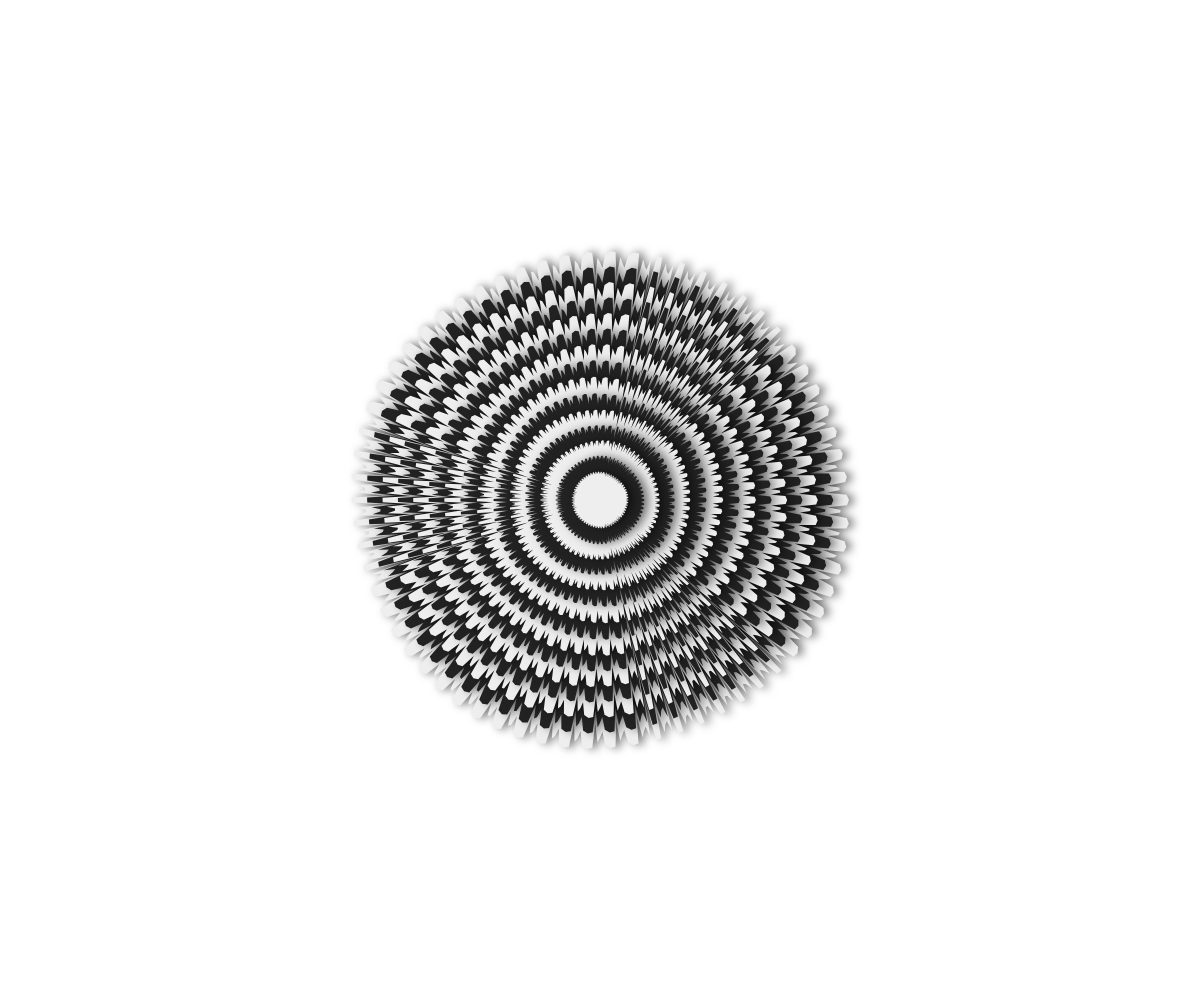
Frame 1 (no input)
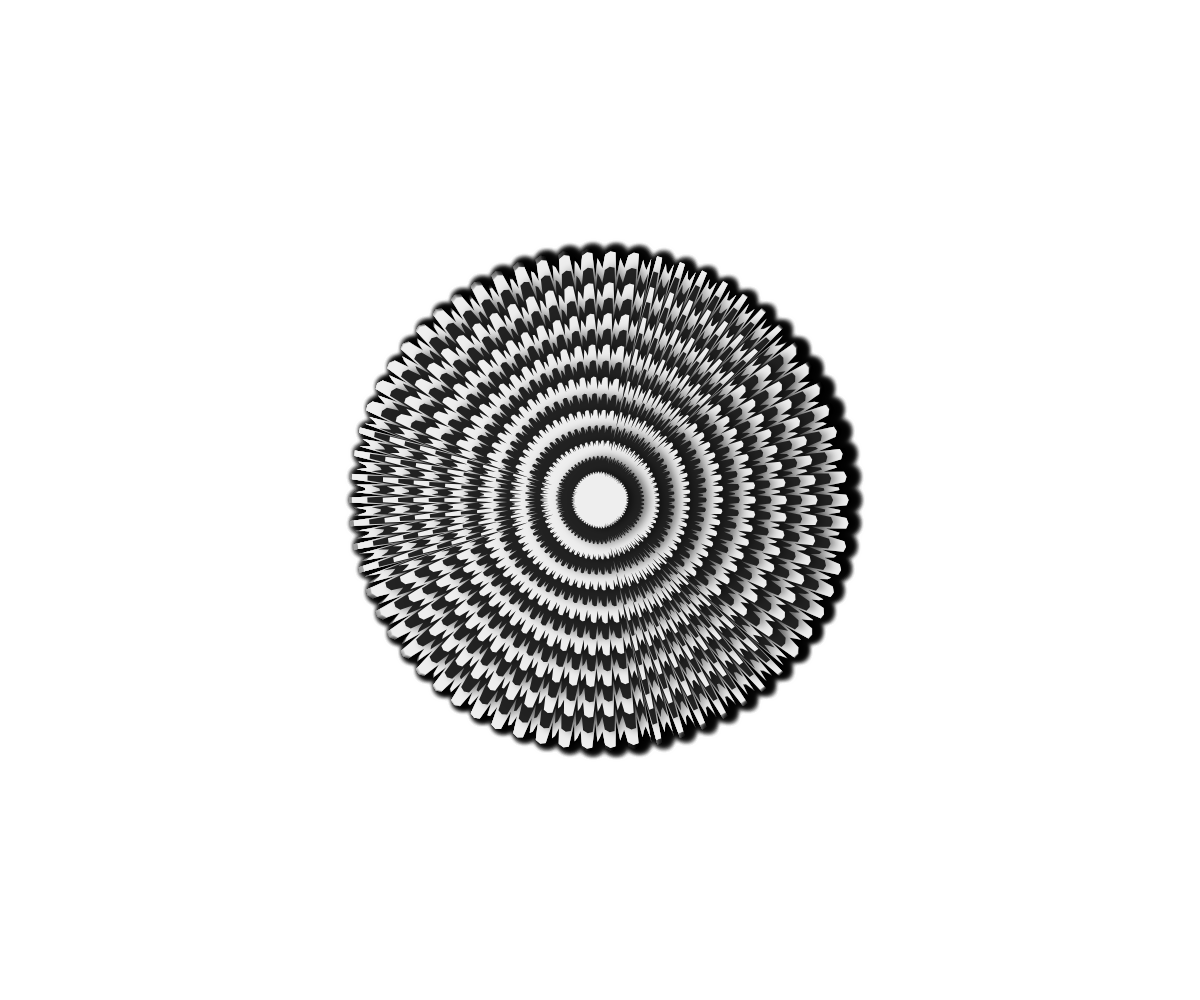
Frame 60 (no input)
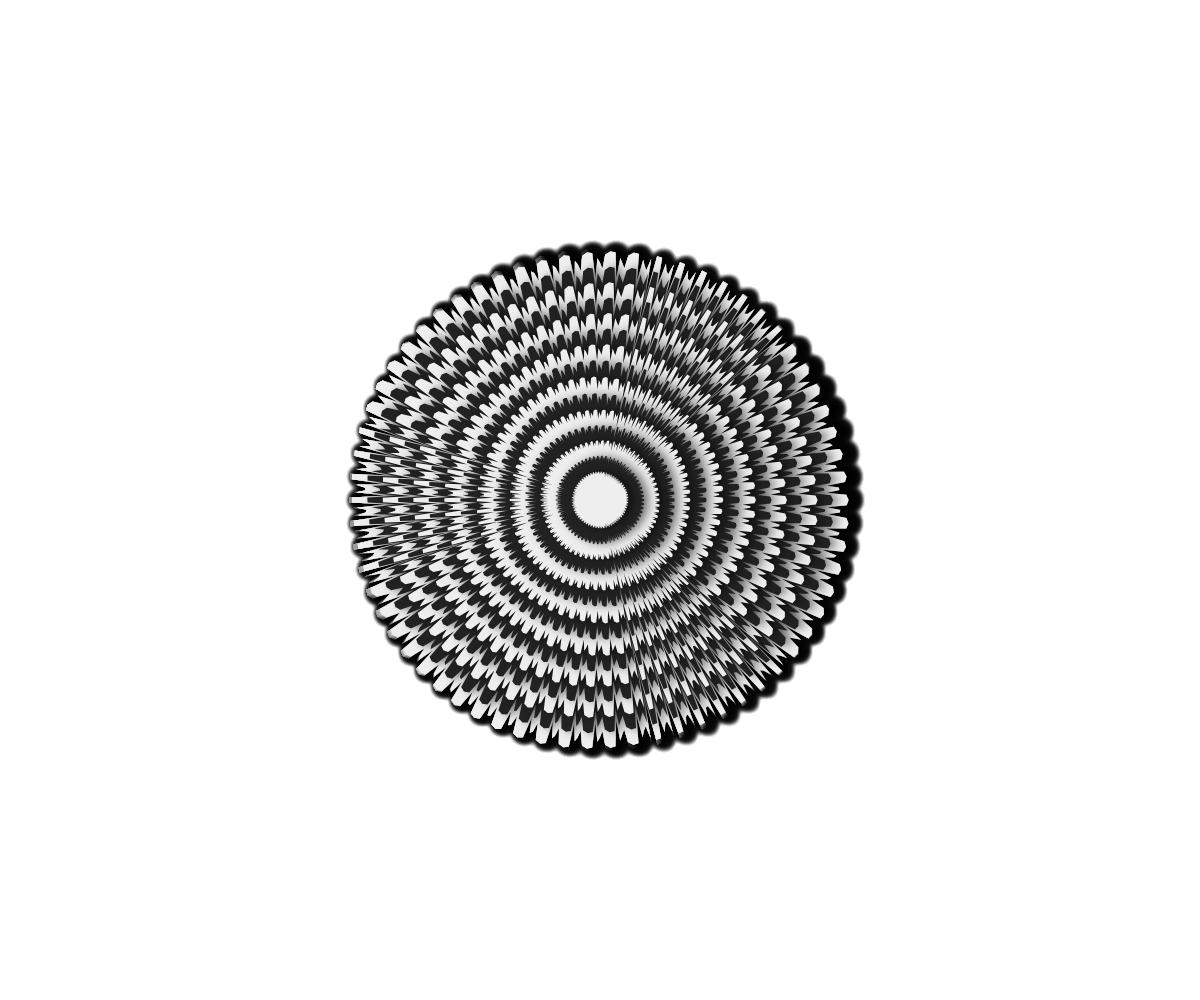
Frame 120 (the mouse pressed at the canvas centre since frame 60)

The p5.js sketch that drew these frames (run headless with seeded random() and noise() and a simulated clock; from frame 60 on, the mouse is pressed at the canvas centre):

// p5.js sketch
// ── sketch.js
var num = 600,
	frms = 60,
	z = 15,
	n = 100;
var angle = 0,
	theta = 0;

function setup() {
	createCanvas(windowWidth, windowHeight);
	pg = createGraphics(width, height);
	for (var i = 0; i < n; i++) {
		pg.noStroke();
		pg.fill(map(i, 0, n, 100, 255));
		var sz = map(i, 0, n, width * 1.5, 5);
		pg.ellipse(width / 2, height / 2, sz, sz);
	}
	noStroke();
	setShadow(5, 5, 10, "rgba(0,0,0,0.55)");
}

function draw() {
	//background(238);
	//image(pg,0,0);
	translate(width / 2, height / 2);

	var h = height / 2;
	for (var i = 0; i < z; i++) {
		f = (i % 2 === 0) ? 238 : 34;
		drawThing(h - (h * .95 / z * i), f, i);
	}

	theta += TWO_PI / frms;
	//if (frameCount<frms) saveFrame("img/image-###.gif");
}

function drawThing(diam, col, n) {
	fill(col);
	beginShape();
	var d = 0;
	for (var i = 0; i < num; i++) {
		var offSet = PI / z * n;
		var angle = TWO_PI / num * i;
		var s = 0.7 + .03 * sin(sq(offSet) + theta + angle * 4.0);
		d = 0.25 + 0.2 * pow(s, 0.8);
		d += 0.08 * pow(.33 + 0.5 + cos(3333 * angle), .33);
		var x = cos(angle) * d * diam;
		var y = sin(angle) * d * diam;
		vertex(x, y);
	}
	endShape(CLOSE);
}

function windowResized() {
	resizeCanvas(windowWidth, windowHeight);
}

function setShadow(x, y, b, c) {
	drawingContext.shadowBlur = b;
	drawingContext.shadowColor = c;
	drawingContext.shadowOffsetX = x;
	drawingContext.shadowOffSetY = y;
}
